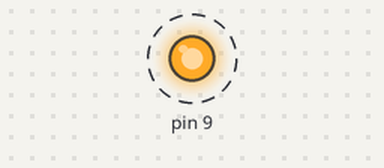
The sketch below on a simulated Arduino Uno, built with avr-gcc and run on an emulated ATmega328P. Parts: output pins drawn as LEDs (lit = HIGH). Dashed ring = blinking.

Above: at 0.5 s.
Timing chart, 0 to 4.6 s (numbered marks = the images above):
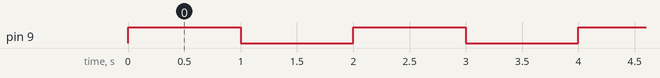

Measured:
- by itself, pin 9: alternates HIGH for 1.0 s and LOW for 1.0 s

The sketch:

05051115_lab01_0.ino
```cpp
//原版
int delaytime = 1000;

// the setup function runs once when you press reset or power the board
void setup() {
  // initialize digital pin LED_BUILTIN as an output.
  pinMode(9, OUTPUT);
}

// the loop function runs over and over again forever
void loop() {
  digitalWrite(9, HIGH);   // turn the LED on (HIGH is the voltage level)
  delay(delaytime);                       // wait for a second
  digitalWrite(9, LOW);    // turn the LED off by making the voltage LOW
  delay(delaytime);                       // wait for a second
}
```
